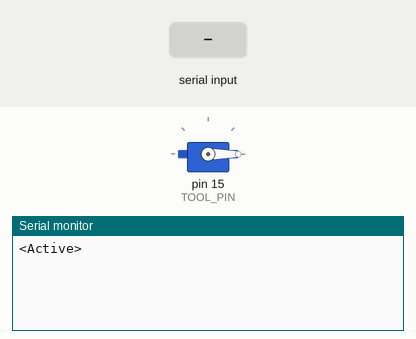
The program below on a simulated Arduino Uno, built with avr-gcc and run on an emulated ATmega328P. On the bench: servo, the last lines printed to the serial monitor. The test bench sets the inputs (shaded band).

Above: at 1.7 s.
1.8 s: "MVL" received over Serial
At 2.6 s:
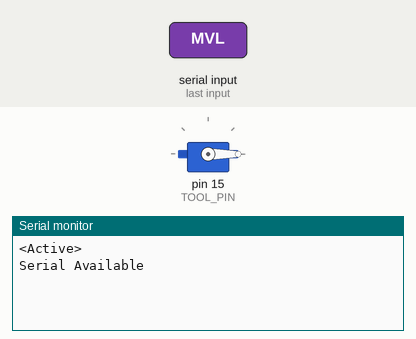
3.3 s: byte 59 (END_CHAR) received over Serial
At 4.3 s:
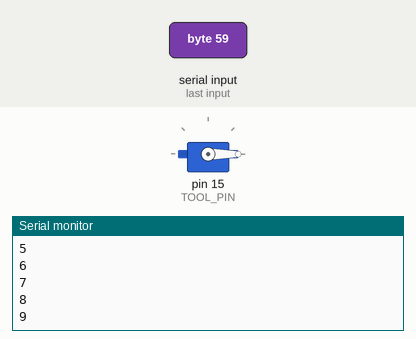
Timing chart, 0 to 6.3 s (numbered marks = the images above; inputs shaded):
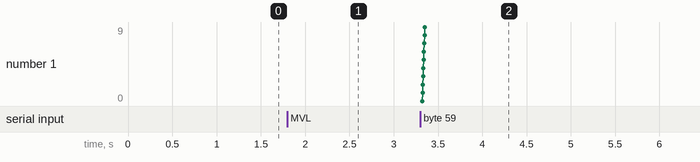

The program:

main.cpp
```cpp
#include <Arduino.h>
#include <serial_input.hpp>
#include <gab_stepper.hpp>
#include <gab_servo.hpp>
#include <constants.hpp>
#include <parse_input.hpp>

void tokenPrinter(Token inputTokens[]);

GabServo TH;
GabStepper J1;
RotationalDevice* devices[2] =
{
  &TH,
  &J1
};

void initlaise_devices()
{
  TH.attach(TOOL_PIN);
  J1.init(1, J1_STEP, J1_DIR);
}

void setup() {
  Serial.begin(9600);
  initlaise_devices();
  delay(500);
  Serial.println("<Active>");
}

void loop() {
  takeInput();
  if(newTokens)
  {
    DetectCommand(tokens, devices);
    // tokenPrinter(tokens);
    newTokens = false;
  }

  for(int i = 0; i < DEVICES_COUNT; i++)
  {
    devices[i]->step();
  }
}

void tokenPrinter(Token inputTokens[]) {
  for(int i = 0; i < MAX_TOKENS; i++)
  {
    switch (inputTokens[i].datatype)
    {
    case Datatype::OPERATOR:
      Serial.print("OPERATOR ");
      Serial.print(inputTokens[i].value.character);
      break;

    case Datatype::COMMAND:
      Serial.print("COMMAND ");
      Serial.print(inputTokens[i].value.string);
      break;

    case Datatype::SUBCOMMAND:
      Serial.print("SUBCOMMAND ");
      Serial.print(inputTokens[i].value.string);
      break;

    case Datatype::PREFIX:
      Serial.print("PREFIX ");
      Serial.print(inputTokens[i].value.character);
      break;

    case Datatype::VALUE:
      Serial.print("VALUE ");
      Serial.print(inputTokens[i].value.number);
      break;

    default:
      break;
    }
    Serial.println();
  }

}
```

constants.hpp
```cpp
#pragma once

#define END_CHAR ';'
#define MAX_MESSAGE_LENGTH 25
#define MAX_TOKENS 10
#define ONE_ROTATION 1600
#define DEVICES_COUNT 2

#define J1_STEP 2
#define J1_DIR 5
#define TOOL_PIN 15
```

gab_servo.hpp
```cpp
#pragma once

#include <Servo.h>
#include <gab_timer.hpp>
#include <rotational_device.hpp>

class GabServo: public RotationalDevice {
public:
    GabServo();

    void attach(int pin);

    void step() override;

private:
    Servo servo;
};
```

gab_stepper.hpp
```cpp
#pragma once

#include <AccelStepper.h>
#include <gab_timer.hpp>
#include <rotational_device.hpp>
#include <constants.hpp>

class GabStepper: public RotationalDevice {
public:
    GabStepper();

    void setTargetPosition(float position) override;
    void init(int type, int step, int dir);
    void step() override;

private:
    AccelStepper stepper;
};
```

gab_timer.hpp
```cpp
#pragma once

class Timer {
  public:
    Timer();

    void setTimePeriod(int t);
    void setEnabled(bool e);
    bool canRun();


  private:
    int timePeriod;
    bool enabled;
    int previousRunTime;
};
```

parse_input.hpp
```cpp
#pragma once

#include <rotational_device.hpp>
#include <serial_input.hpp>

void DetectCommand(Token inputTokens[], RotationalDevice** devices);
```

rotational_device.hpp
```cpp
#pragma once

#include <Servo.h>
#include <gab_timer.hpp>


class RotationalDevice {
public:
    virtual void step() = 0;

    virtual void setTargetPosition(float position);
    float getCurrentPosition();
    void setTimePeriod(int timePeriod);
    void setEnabled(bool status);

protected:
    int targetPosition;
    int currentPosition;
    Timer timer;
};
```

serial_input.hpp
```cpp
#pragma once

#include <constants.hpp>

union Value {
  char string[MAX_MESSAGE_LENGTH];
  char character;
  float number;
};

enum class Datatype {
  COMMAND,
  SUBCOMMAND,
  PREFIX,
  VALUE,
  OPERATOR
};

struct Token {
  Datatype datatype;
  Value value;
};

extern bool newTokens;
extern Token tokens[MAX_TOKENS];

void takeInput();
```

gab_servo.cpp
```cpp
#include <Servo.h>
#include <gab_servo.hpp>
#include <gab_timer.hpp>
#include <Arduino.h>
#include <constants.hpp>

GabServo::GabServo() {
    timer.setTimePeriod(10);
    currentPosition = 0;
    targetPosition = 0;
    servo.write(0);
}

void GabServo::attach(int pin) {
    servo.attach(pin);
}

void GabServo::step() {
    if(timer.canRun()) {
        if(currentPosition > targetPosition)
        {
        currentPosition--;
        }
        else if(currentPosition < targetPosition)
        {
        currentPosition++;
        }
        if(currentPosition == targetPosition)
        {
        timer.setEnabled(false);
        }

        servo.write(currentPosition);

        Serial.print("T ");
        Serial.println(servo.read());
    }
}
```

gab_stepper.cpp
```cpp
#include <AccelStepper.h>
#include <gab_stepper.hpp>
#include <gab_timer.hpp>
#include <Arduino.h>

GabStepper::GabStepper() {
    timer.setTimePeriod(10);
    timer.setEnabled(false);
}

void GabStepper::init(int type, int step, int dir) {
    stepper = AccelStepper(type, step, dir);
    stepper.setMaxSpeed(800);
    stepper.setAcceleration(500);
    stepper.setCurrentPosition(0);
}

void GabStepper::setTargetPosition(float position) {
  targetPosition = position;
  stepper.moveTo((long)targetPosition);
}

void GabStepper::step()
{
    if (timer.canRun())
    {
        stepper.run();
        if (!stepper.isRunning())
            timer.setEnabled(false);
    }
}
```

gab_timer.cpp
```cpp
#include <Arduino.h>
#include <gab_timer.hpp>

Timer::Timer() {
  previousRunTime = 0;
  timePeriod = 0;
  enabled = false;
}

void Timer::setTimePeriod(int t) {
  timePeriod = t;
}

void Timer::setEnabled(bool e) {
  enabled = e;
}

bool Timer::canRun() {
  int currentTime = millis();
  if(currentTime-previousRunTime > timePeriod && enabled)
  {
    // if(previousRunTime+2*timePeriod > currentTime)
    //   previousRunTime = currentTime;
    // else
    //   previousRunTime += currentTime;

    previousRunTime = currentTime;
    return true;
  }
  return false;
}
```

parse_input.cpp
```cpp
#include <parse_input.hpp>
#include <rotational_device.hpp>
#include <serial_input.hpp>
#include <Arduino.h>

void MVL(Token inputTokens[], RotationalDevice** devices);

void DetectCommand(Token inputTokens[], RotationalDevice** devices) {
    char* command;
    for(int i = 0; i < MAX_TOKENS; i++) {
        if(inputTokens[i].datatype == Datatype::COMMAND)
        {
            command = inputTokens[i].value.string;
            break;
        }
        return;
    }
    if(strcmp(command, "MVL") == 0) { MVL(inputTokens, devices); }
}

int PrefixToDevice(char c) {
    switch(c)
    {
        case 'T': return 0;
        case 'A': return 1;
        case 'B': return 2;
        case 'C': return 3;
        case 'D': return 4;
        case 'E': return 5;
        case 'F': return 6;
        default: return -1;
    }
}

void MVL(Token inputTokens[], RotationalDevice** devices) {
    // Serial.println("Detected MVL");
    int i = 0;
    while(i < MAX_TOKENS) {
        Serial.println(i);
        if(inputTokens[i].datatype != Datatype::PREFIX) {i++; continue;}
        if(inputTokens[i+1].datatype != Datatype::VALUE) {i++; continue;}
        char prefix = inputTokens[i].value.character;
        int position = inputTokens[i+1].value.number;
        devices[PrefixToDevice(prefix)]->setTargetPosition(position);
        devices[PrefixToDevice(prefix)]->setEnabled(true);
        Serial.print("set ");
        Serial.println(prefix);
        i += 2;
    }
}
```

rotational_device.cpp
```cpp
#include <rotational_device.hpp>
#include <gab_timer.hpp>

void RotationalDevice::setTimePeriod(int timePeriod) {
    timer.setTimePeriod(timePeriod);
}

float RotationalDevice::getCurrentPosition() {
    return currentPosition;
}

void RotationalDevice::setTargetPosition(float position) {
    targetPosition = position;
}

void RotationalDevice::setEnabled(bool status) {
    timer.setEnabled(status);
}
```

serial_input.cpp
```cpp
#include <Arduino.h>
#include <constants.hpp>
#include <serial_input.hpp>

bool newMessage;
bool newTokens;
Token tokens[MAX_TOKENS];

void recvChars();
bool isFloatDigit(char c);
void tokenizer(char characters[], Token* out);
void parseTokens(Token inputTokens[]);

char receivedChars[MAX_MESSAGE_LENGTH];

void takeInput() {
  //Serial.print("Serial.available() outputs: ");
  //Serial.println(Serial.available());

  recvChars();
  if(newMessage == true)
  {
                                                                          Serial.println("New messag detected");
    tokenizer(receivedChars, tokens);
    newMessage = false;
    newTokens = true;
  }
}

void recvChars() {
  if (Serial.available() == 0) return;
                                                                          Serial.println("Serial Available");
  int i = 0;
  while (newMessage == false) {
    bool newChar = false;
    char currentChar;


    while (newChar == false) {
      if (Serial.available() > 0) {
        currentChar = Serial.read();
        newChar = true;
      }
    }

    if (currentChar == END_CHAR) {
      receivedChars[i] = '\0';
      newMessage = true;
    }
    else {
      receivedChars[i] = currentChar;
      i++;
      newChar = false;
      if (i == MAX_MESSAGE_LENGTH - 1) {
        receivedChars[i] = '\0';
        newMessage = true;
      }
    }
  }
}

bool isFloatDigit(char c) {
  if(isDigit(c) || c == '-' || c == '.')
    return true;
  return false;
}

void tokenizer(char inputChars[], Token* outTokens) {
  int t = 0;
  int i = 0;
  while(inputChars[i] != '\0')
  {
    char currentChar = inputChars[i];

    // Command
    if (isAlpha(currentChar))
    {
      int j = 0;
      while(isAlpha(inputChars[i])) {
        outTokens[t].value.string[j++] = inputChars[i++];
      }
      outTokens[t].value.string[j] = '\0';
      outTokens[t].datatype = Datatype::COMMAND;

    }

    // Subcommand and Prefix
    else if(currentChar == ' ' && isAlpha(inputChars[++i]))
    {
      if(isFloatDigit(inputChars[i+1]))
      {
        outTokens[t].datatype = Datatype::PREFIX;
        outTokens[t].value.character = inputChars[i];
        i++;
      }
      else if(isAlpha(inputChars[i+1]))
      {
      int j = 0;
      while(isAlpha(inputChars[i])) {
        outTokens[t].value.string[j++] = inputChars[i++];
      }
      outTokens[t].value.string[j] = '\0';
      outTokens[t].datatype = Datatype::SUBCOMMAND;
      }
    }

    // Numbers
    else if(isFloatDigit(currentChar)) {
      char rawNumber[MAX_MESSAGE_LENGTH];
      int j = 0;
      while(isFloatDigit(inputChars[i])) {
        rawNumber[j++] = inputChars[i++];
      }
      rawNumber[j] = '\0';
      outTokens[t].datatype = Datatype::VALUE;
      outTokens[t].value.number = atof(rawNumber);
    }

    // Operators
    else if(!isAlpha(currentChar) && !isFloatDigit(currentChar)) {
      outTokens[t].datatype = Datatype::OPERATOR;
      outTokens[t].value.character = currentChar;
      t++;
      i++;
    }

    else {i++;}

    t++;
  }
  tokens[t].datatype = Datatype::OPERATOR;
  tokens[t].value.character = '\0';
}
```

Measured:
- after the input at 1.8 s, the serial monitor: prints a new line at once (image 1)
- after the input at 3.3 s, the serial monitor: prints a new line at once (image 2)
